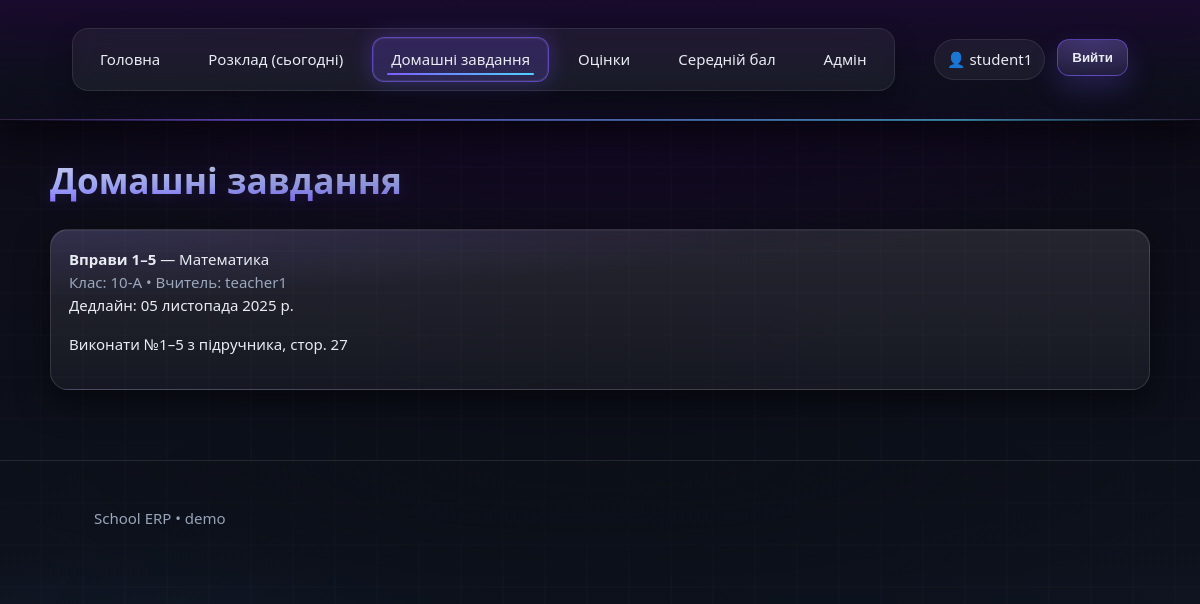
/homework/ (signed in), run on the app's committed database.
### academics/models.py (models this page shows, shortened)
class Homework(models.Model):
    title = models.CharField(max_length=200)
    text = models.TextField()
    subject = models.ForeignKey(Subject, on_delete=models.CASCADE)
    teacher = models.ForeignKey(TeacherProfile, on_delete=models.CASCADE)
    classroom = models.ForeignKey(ClassRoom, on_delete=models.CASCADE)
    deadline = models.DateField(null=True, blank=True)
    created = models.DateTimeField(default=timezone.now)
    class Meta: ordering = ["-created"]

class Subject(models.Model):
    title = models.CharField(max_length=150)
    description = models.TextField(blank=True)
    teacher = models.ForeignKey(TeacherProfile, on_delete=models.CASCADE, related_name="subjects")

### users/models.py (models this page shows, shortened)
class ClassRoom(models.Model):
    name = models.CharField(max_length=50)  # напр. "10-А"

class TeacherProfile(models.Model):
    user = models.OneToOneField(User, on_delete=models.CASCADE, related_name="teacherprofile")

### core_dashboard/views.py (the view)
# urls.py: path("homework/", views.homework_list, name="homework_list"),
@role_required("admin", "teacher", "student")
def homework_list(request):
    qs = Homework.objects.select_related("subject","teacher","teacher__user","classroom")
    u = request.user
    if u.is_superuser:
        items = qs.order_by("-created")
    elif _teacher_profile(u):
        items = qs.filter(teacher=_teacher_profile(u)).order_by("-created")
    elif _student_profile(u) and getattr(_student_profile(u), "classroom_id", None):
        items = qs.filter(classroom_id=_student_profile(u).classroom_id).order_by("-created")
    else:
        items = qs.none()
    return render(request, "homework/list.html", {"items": items})

### common/templatetags/roles.py (called while the page is built)
@register.simple_tag(takes_context=True)
def has_role(context, role):
    u = context["request"].user
    if not u.is_authenticated:
        return False
    if role == "admin":
        return u.is_superuser
    return any([
        role == "teacher" and (hasattr(u, "teacherprofile") or hasattr(u, "teacher_profile")),
        role == "student" and (hasattr(u, "studentprofile") or hasattr(u, "student_profile")),
        role == "parent"  and (hasattr(u, "parentprofile")  or hasattr(u, "parent_profile")),
    ])

### core_dashboard/views.py (called while the page is built)
def _student_profile(u):
    return getattr(u, "student_profile", None) or getattr(u, "studentprofile", None)

def _teacher_profile(user):
    return getattr(user, "teacher_profile", None) or getattr(user, "teacherprofile", None)

### templates/homework/list.html (shortened to what this page needs)
{% extends "base.html" %}
{% block content %}
<h1>Домашні завдання</h1>
{% if items %}
  {% for hw in items %}
    <div class="card">
      <div><b>{{ hw.title }}</b> — {{ hw.subject.title }}</div>
      <div class="muted">Клас: {{ hw.classroom.name }} • Вчитель: {{ hw.teacher.user.get_full_name|default:hw.teacher.user.username }}</div>
      {% if hw.deadline %}<div>Дедлайн: {{ hw.deadline }}</div>{% endif %}
      <p>{{ hw.text }}</p>
    </div>
  {% endfor %}
{% else %}
  <p class="muted">Немає завдань.</p>
{% endif %}
{% endblock %}

### templates/base.html (shortened to what this page needs)
{% load static %}
{% load roles %}
<!DOCTYPE html>
<html lang="uk">
<head>
  <link rel="stylesheet" href="{% static 'css/main.css' %}">
</head>
<body>
<header class="navbar">
  <div class="container">
    <nav class="nav">
      <ul class="links">
        <li><a href="{% url 'home' %}"
               {% if request.resolver_match.url_name == 'home' %}aria-current="page"{% endif %}>Головна</a></li>
        <li><a href="{% url 'schedule_today' %}"
               {% if request.resolver_match.url_name == 'schedule_today' %}aria-current="page"{% endif %}>Розклад (сьогодні)</a></li>
        <li><a href="{% url 'homework_list' %}"
               {% if request.resolver_match.url_name == 'homework_list' %}aria-current="page"{% endif %}>Домашні завдання</a></li>
        <li><a href="{% url 'my_journal' %}"
               {% if request.resolver_match.url_name == 'my_journal' %}aria-current="page"{% endif %}>Оцінки</a></li>
        <li><a href="{% url 'my_summary' %}"
               {% if request.resolver_match.url_name == 'my_summary' %}aria-current="page"{% endif %}>Середній бал</a></li>
        <li><a href="/admin/">Адмін</a></li>
        {% has_role 'teacher' as is_teacher %}
      </ul>
      <ul class="nav-right">
        {% if user.is_authenticated %}
          <li class="user">👤 {{ user.username }}</li>
          <li>
            <form action="{% url 'logout' %}" method="post">
              <button type="submit" class="btn btn-primary">Вийти</button>
            </form>
          </li>
        {% else %}
          <li><a class="btn" href="{% url 'login' %}">Увійти</a></li>
        {% endif %}
      </ul>
    </nav>
  </div>
</header>
<main class="main container">
  {% block content %}{% endblock %}
</main>
<footer class="footer">
  <div class="container">
    <p>School ERP • demo</p>
  </div>
</footer>
</body>
</html>

### data on the page
Homework: title "Вправи 1–5", subject "Математика", classroom.name "10-А", teacher.user.get_full_name "teacher1", deadline "05 листопада 2025 р.", text "Виконати №1–5 з підручника, стор. 27"

### other printed values
{{ user.username }} "student1"
